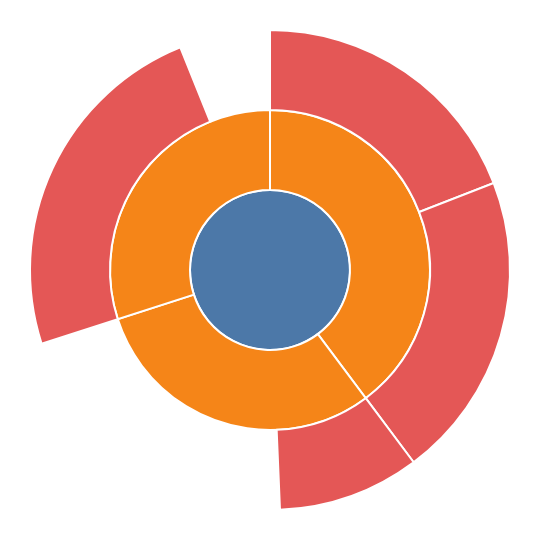

Vega-Lite specification for this chart:
### Vega-Lite specification from a JSON file in a GitHub repository (floating-point values rounded to 4 significant figures)
{"$schema": "https://vega.github.io/schema/vega-lite/v6.json", "data": {"values": [{"a0": 0, "a1": 6.283, "r0": 0, "r1": 40, "ring": "root"}, {"a0": 0, "a1": 2.5, "r0": 40, "r1": 80, "ring": "inner"}, {"a0": 2.5, "a1": 4.4, "r0": 40, "r1": 80, "ring": "inner"}, {"a0": 4.4, "a1": 6.283, "r0": 40, "r1": 80, "ring": "inner"}, {"a0": 0, "a1": 1.2, "r0": 80, "r1": 120, "ring": "outer"}, {"a0": 1.2, "a1": 2.5, "r0": 80, "r1": 120, "ring": "outer"}, {"a0": 2.5, "a1": 3.1, "r0": 80, "r1": 120, "ring": "outer"}, {"a0": 4.4, "a1": 5.9, "r0": 80, "r1": 120, "ring": "outer"}]}, "description": "A sunburst drawn from precomputed angles and radii: each arc spans theta..theta2 and radius2..radius on identity scales.", "width": 260, "height": 260, "mark": {"type": "arc", "stroke": "white", "strokeWidth": 1}, "encoding": {"theta": {"field": "a0", "type": "quantitative", "stack": null, "scale": {"domain": [0, 1], "range": [0, 1], "zero": false, "nice": false}}, "theta2": {"field": "a1"}, "radius": {"field": "r1", "type": "quantitative", "scale": {"domain": [0, 1], "range": [0, 1], "zero": false, "nice": false}}, "radius2": {"field": "r0"}, "color": {"field": "ring", "type": "nominal", "legend": null, "sort": null}}, "usermeta": {"eas": {"source": "templates/vega/sunburst.json (eas-7r1.4)", "threshold": 0.02}}}
